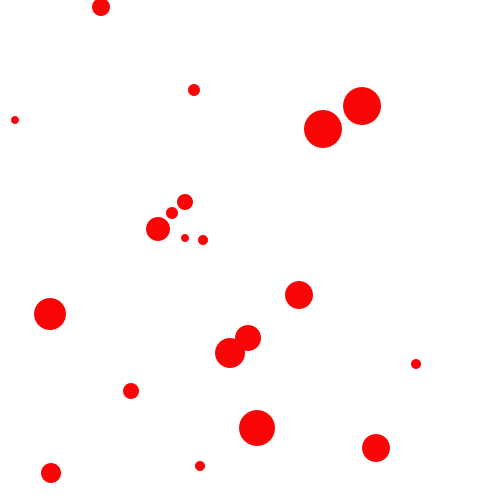
Frame 1 (no input)
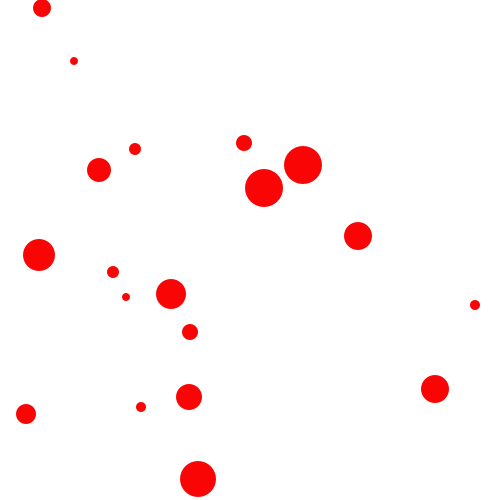
Frame 60 (the mouse pressed at the canvas centre just before this capture)
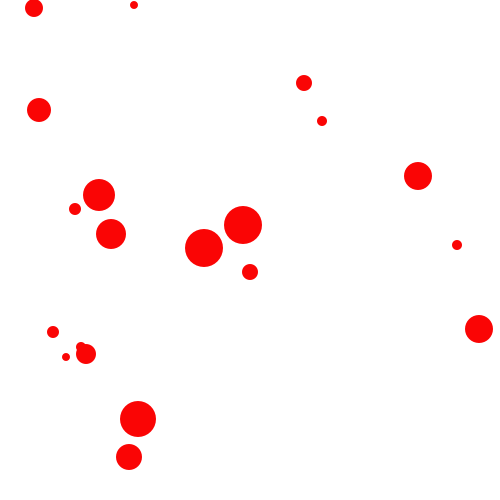
Frame 120 (the mouse held since frame 60 and released just before this capture)

The Processing sketch that drew these frames (run headless with seeded random() and noise(); from frame 60 on, the mouse is pressed at the canvas centre):

// Processing sketch: BoxInteraction
// ── BoxInteraction.pde
ArrayList<DrawRect> test = new  ArrayList();
ArrayList<Ball> balltest = new  ArrayList();
void setup() {
  size(500, 500);
  for (int i=0; i<20; i++) {
    Ball B = new Ball((int)random(width), (int)random(height), (int)random(4, 20));
    balltest.add(B);
  }
}

void draw() {
  background(-1);
  for (Ball B : balltest) {
    B.show();
    B.move();
  }
  for (DrawRect Box : test) {
    Box.show();
  }
}
int x, y, w, h; 
void mousePressed() {
  x = mouseX; 
  y = mouseY;
}
void mouseDragged() {
  w = mouseX; 
  h = mouseY;
}
void mouseReleased() {
  test.add(new DrawRect(x, y, abs(x-w), abs(y-h)));
}


// ── Balls.pde
class Ball {
  int x, y, r, dx, dy;
  int i=1, j=1;
  Ball(int x, int y, int r) {
    this.x = x;
    this.y = y;
    this.r = r;
    dx = (random(50)<25)?-1:1;
    dy = (random(50)<25)?-1:1;
  }

  void show() {
    fill(#FA0505);
    noStroke();
    ellipse(x, y, 2*r, 2*r);
  }

  void move() {
    x+=dx*i;
    y+=dy*j;
    if (x<r || x>width-r)i=-1*i;
    if (y<r || y>height-r)j=-1*j;
    for (DrawRect Box : test) {
      if (x>Box.x-r && x<Box.x+Box.w+r) {
        if (y>Box.y-r && y<Box.y+Box.h+r)  i=-1*i;
      } else if (y>Box.y-r && y<Box.y+Box.h+r) {
        if (x>Box.x-r && x<Box.x+Box.w+r)  j=-1*j;
      }
    }
  }
}


// ── Boxes.pde
class DrawRect {
  int x, y, w, h;
  DrawRect(int x, int y, int w, int h) {
    this.x = x;
    this.y = y;
    this.w = w;
    this.h = h;
  }

  void show() {
    fill(#B0FA05);
    noStroke();
    rect(x, y, w, h);
  }
}
